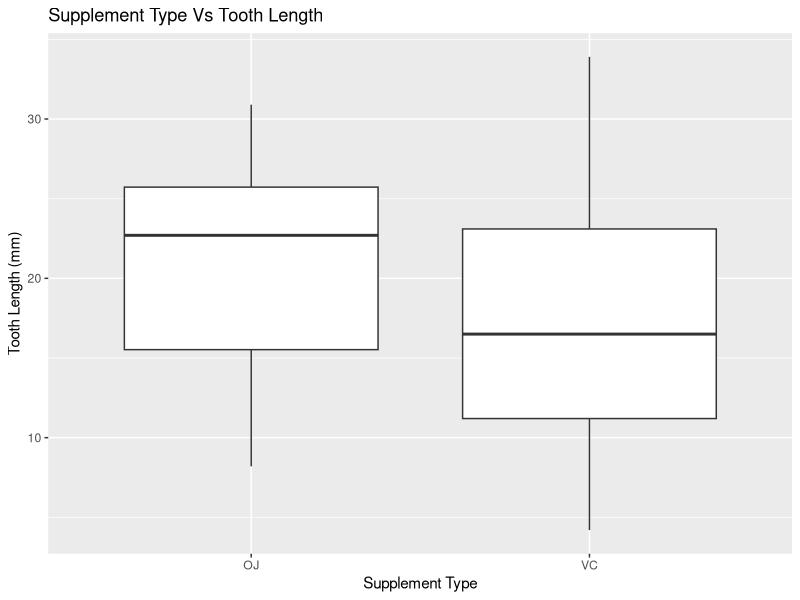
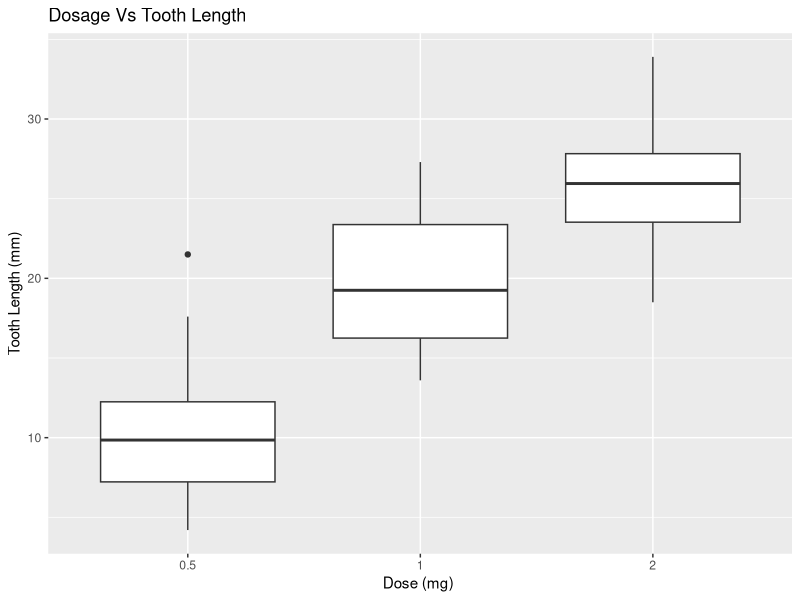

These figures' R source, in order:
## ---- chunk 1
knitr::opts_chunk$set(echo = TRUE)
## ---- chunk 2

with(ToothGrowth, table(dose, supp))

## ---- chunk 3
library(ggplot2)
gsupp <- ggplot(ToothGrowth, aes(supp, len)) + 
  geom_boxplot() +
  xlab('Supplement Type') +
  ylab('Tooth Length (mm)') +
  ggtitle('Supplement Type Vs Tooth Length')
gsupp

## ---- chunk 4
library(ggplot2)
gdose <- ggplot(ToothGrowth, aes(as.factor(dose), len)) + 
  geom_boxplot() +
  xlab('Dose (mg) ') +
  ylab('Tooth Length (mm)') +
  ggtitle('Dosage Vs Tooth Length')
gdose

## ---- chunk 5
t.test(len ~ supp, ToothGrowth, var.equal = FALSE)$p.value
## ---- chunk 6
t.test(ToothGrowth$len[ToothGrowth$dose == 2],
       ToothGrowth$len[ToothGrowth$dose == 1], var.equal = FALSE)$p.value

t.test(ToothGrowth$len[ToothGrowth$dose == 2],
       ToothGrowth$len[ToothGrowth$dose == .5], var.equal = FALSE)$p.value

t.test(ToothGrowth$len[ToothGrowth$dose == .5],
       ToothGrowth$len[ToothGrowth$dose == 1], var.equal = FALSE)$p.value
